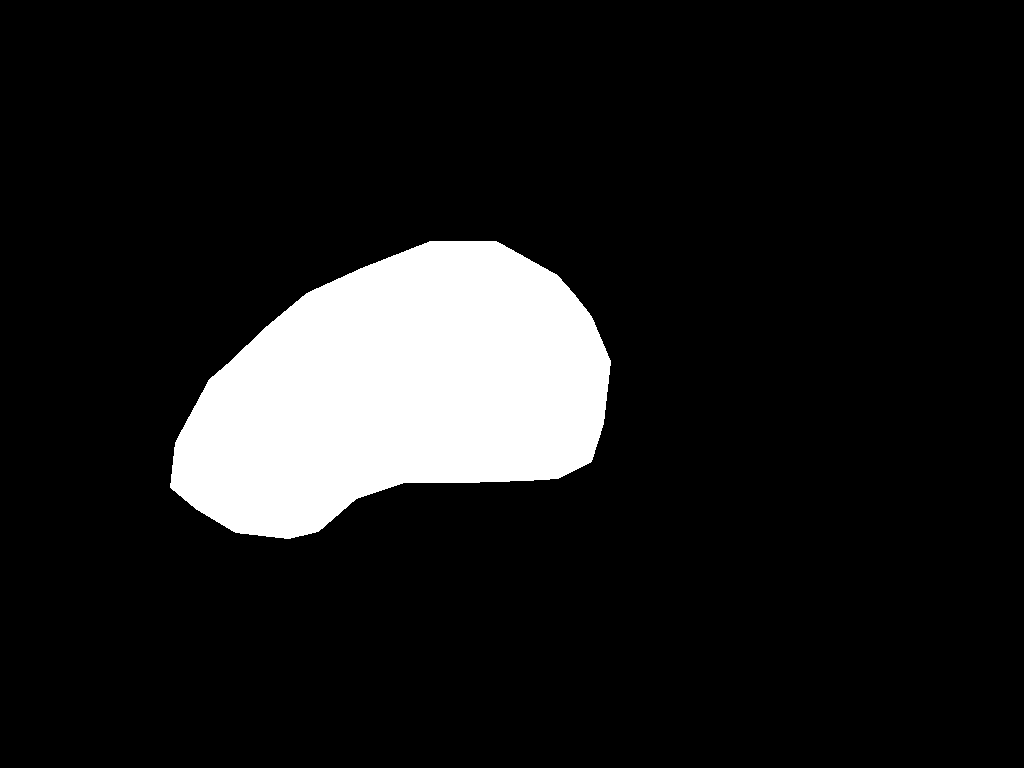
#> input picture kidneyUS-main copia/labels/reviewed_masks_1/capsule/100_IM-0246-0082_anon.png, 1024 x 768 px, given as the content of the folder /Users/ada/Desktop/SegRENE/dataset_segmentation/train/images, which was not available
$ jupyter execute --allow-errors 'Rete_segmentation_Kidney copia.ipynb'   (text cells are left out)
#> lines starting #> are read from the running program, lines starting #| are printed output that depends on the picture; after the words box and inside, x2 and y2 are one past the last pixel; in counts of white or black regions, pixels touching at a corner belong together; pictures that were not available may be replaced by others from this repository, and a replacement may not be noted
[cell 1]
# Le dipendenze sono già installate nel venv
# !pip install -q scikit-image plotly nibabel opencv-python-headless

[cell 2]
import os
import random
import numpy as np
import warnings
from tqdm import tqdm
from glob import glob
from pathlib import Path

import matplotlib.pyplot as plt
from matplotlib.colors import ListedColormap

from PIL import Image
import cv2

import torch
import torch.nn as nn
import torch.nn.functional as F
import torch.optim as optim
from torch.utils.data import Dataset, DataLoader
from torchvision import transforms

from sklearn.model_selection import train_test_split

warnings.filterwarnings('ignore')

SEED = 42
random.seed(SEED)
np.random.seed(SEED)
torch.manual_seed(SEED)
#> (this line was passed over: torch is not available in this run)
torch.backends.cudnn.deterministic = True

#> (the rest of this cell did not finish here and is left out)

[cell 3]
# Dataset paths
BASE_DIR = Path("/Users/ada/Desktop/SegRENE")
DATA_DIR = BASE_DIR / "dataset_segmentation"

TRAIN_DIR = DATA_DIR / "train"
VAL_DIR = DATA_DIR / "val"
TEST_DIR = DATA_DIR / "test"
OUTPUT_DIR = BASE_DIR / "outputs"
OUTPUT_DIR.mkdir(exist_ok=True)

NUM_CLASSES = 5
CLASS_NAMES = ['Background', 'Capsule', 'CEC', 'Medulla', 'Cortex']
CLASS_COLORS = [
    (0, 0, 0),
    (180, 80, 80),
    (80, 80, 180),
    (80, 180, 80),
    (180, 180, 80),
]

CMAP = ListedColormap([tuple(c/255 for c in color) for color in CLASS_COLORS])

# Hyperparameters
IMG_SIZE = 256
BATCH_SIZE = 8
LR = 1e-3
N_EPOCHS = 50
PATIENCE = 15

# Class weights (inverse frequency)
#> (the rest of this cell did not finish here and is left out)

[cell 4]
def load_split_paths(split_dir):
    """Load image-mask pairs for a split."""
    images_dir = split_dir / "images"
    masks_dir = split_dir / "masks_class"

    image_paths = sorted(list(images_dir.glob("*.png")))

    pairs = []
    for img_path in image_paths:
        mask_path = masks_dir / img_path.name
        if mask_path.exists():
            pairs.append((img_path, mask_path))

    return pairs

train_pairs = load_split_paths(TRAIN_DIR)
val_pairs = load_split_paths(VAL_DIR)
test_pairs = load_split_paths(TEST_DIR)

print(f"Train: {len(train_pairs)}")
print(f"Val: {len(val_pairs)}")
print(f"Test: {len(test_pairs)}")

[cell 5]
def visualize_multiclass_sample(img_path, mask_path):
    """Visualize US image with multiclass mask."""
    img = np.array(Image.open(img_path).convert('L'))
#> img is the input picture: shape (768, 1024); values 0 (black) and 1 (white), 11.3% white; 1 white region, box (x1, y1, x2, y2) and area: (170, 241, 611, 539) 88945
    mask = np.array(Image.open(mask_path))

    mask_rgb = np.zeros((*mask.shape, 3), dtype=np.uint8)
    for class_id, color in enumerate(CLASS_COLORS):
        mask_rgb[mask == class_id] = color

    img_rgb = np.stack([img, img, img], axis=-1)
    overlay = (0.6 * img_rgb + 0.4 * mask_rgb).astype(np.uint8)
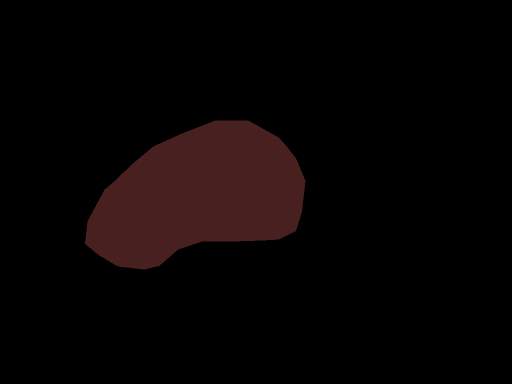
#> overlay: shape (768, 1024, 3) (shown at 1/2 size); mean of channels 0, 1, 2 8.1, 3.6, 3.6; drawn as R, G, B

    fig, axes = plt.subplots(1, 3, figsize=(15, 5))

    axes[0].imshow(img, cmap='gray')
    axes[0].set_title('US Image')
    axes[0].axis('off')

    axes[1].imshow(mask, cmap=CMAP, vmin=0, vmax=4)
    axes[1].set_title('Multiclass Mask')
    axes[1].axis('off')

    axes[2].imshow(overlay)
    axes[2].set_title('Overlay')
    axes[2].axis('off')

    patches = [plt.Rectangle((0,0), 1, 1, fc=tuple(c/255 for c in color))
               for color in CLASS_COLORS]
    fig.legend(patches, CLASS_NAMES, loc='lower center', ncol=5)

    plt.tight_layout()
    plt.subplots_adjust(bottom=0.15)
    plt.show()
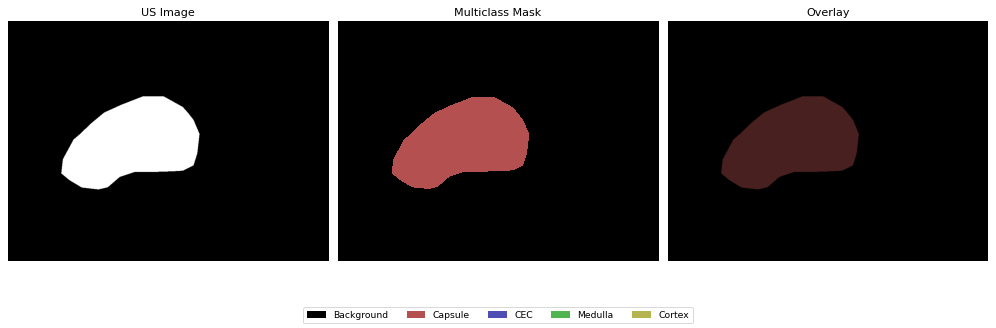
#> figure drawn by matplotlib, 3 panels

for img_path, mask_path in random.sample(train_pairs, min(3, len(train_pairs))):
    visualize_multiclass_sample(img_path, mask_path)

[cell 6]
import torchvision.transforms.functional as TF
from scipy.ndimage import gaussian_filter, map_coordinates


# [62 lines left out: functions elastic_transform, cutout, grid_distortion, not called in this run]


class KidneyMulticlassDataset(Dataset):
    """Dataset for kidney multiclass segmentation with augmentation."""

    def __init__(self, pairs, img_size=256, augment=False, num_classes=5):
        self.pairs = pairs
        self.img_size = img_size
        self.augment = augment
        self.num_classes = num_classes

    def __len__(self):
        return len(self.pairs)

    def _add_gaussian_noise(self, img_tensor, std=0.05):
        noise = torch.randn_like(img_tensor) * std
        return torch.clamp(img_tensor + noise, 0, 1)

    # [68 lines left out: function __getitem__, not called in this run]

[cell 7]
train_ds = KidneyMulticlassDataset(train_pairs, IMG_SIZE, augment=True, num_classes=NUM_CLASSES)
val_ds = KidneyMulticlassDataset(val_pairs, IMG_SIZE, augment=False, num_classes=NUM_CLASSES)
test_ds = KidneyMulticlassDataset(test_pairs, IMG_SIZE, augment=False, num_classes=NUM_CLASSES)

#> (the rest of this cell did not finish here and is left out)

[cell 8]
# Blocchi base della rete

class DoubleConv(nn.Module):
    """Due conv 3x3 con BN e ReLU."""
    def __init__(self, in_ch, out_ch):
        super().__init__()
        self.block = nn.Sequential(
            nn.Conv2d(in_ch, out_ch, 3, padding=1, bias=False),
            nn.BatchNorm2d(out_ch),
            nn.ReLU(inplace=True),
            nn.Conv2d(out_ch, out_ch, 3, padding=1, bias=False),
            nn.BatchNorm2d(out_ch),
            nn.ReLU(inplace=True)
        )

    def forward(self, x):
        return self.block(x)


class ResBlock(nn.Module):
    """Residual Block con skip connection."""
    def __init__(self, in_ch, out_ch):
        super().__init__()
        self.conv = DoubleConv(in_ch, out_ch)
        self.skip = nn.Conv2d(in_ch, out_ch, 1) if in_ch != out_ch else nn.Identity()

    def forward(self, x):
        return F.relu(self.conv(x) + self.skip(x))


class AttentionGate(nn.Module):
    """Attention Gate per filtrare features irrilevanti nelle skip connections."""
    # [27 lines left out: functions __init__, forward, not called in this run]


class ResUNetAttention(nn.Module):
    """
    Res-UNet con Attention Gates per segmentazione multiclasse.
    Deep Supervision durante il training.
    """
    def __init__(self, in_channels=1, num_classes=5, base_features=64):
        super().__init__()

        f = base_features

        # Encoder
        self.enc0 = ResBlock(in_channels, f)
        self.pool0 = nn.MaxPool2d(2)

        self.enc1 = ResBlock(f, f*2)
        self.pool1 = nn.MaxPool2d(2)

        self.enc2 = ResBlock(f*2, f*4)
        self.pool2 = nn.MaxPool2d(2)

        self.enc3 = ResBlock(f*4, f*8)
        self.pool3 = nn.MaxPool2d(2)

        self.enc4 = ResBlock(f*8, f*16)
        self.pool4 = nn.MaxPool2d(2)

        # Bottleneck
        self.bottleneck = ResBlock(f*16, f*16)

        # Attention Gates
        self.att4 = AttentionGate(F_g=f*16, F_l=f*16, F_int=f*8)
        self.att3 = AttentionGate(F_g=f*8, F_l=f*8, F_int=f*4)
        self.att2 = AttentionGate(F_g=f*4, F_l=f*4, F_int=f*2)
        self.att1 = AttentionGate(F_g=f*2, F_l=f*2, F_int=f)
        self.att0 = AttentionGate(F_g=f, F_l=f, F_int=f//2)

        # Decoder
        self.up4 = nn.ConvTranspose2d(f*16, f*16, 2, stride=2)
        self.dec4 = ResBlock(f*32, f*8)

        self.up3 = nn.ConvTranspose2d(f*8, f*8, 2, stride=2)
        self.dec3 = ResBlock(f*16, f*4)

        self.up2 = nn.ConvTranspose2d(f*4, f*4, 2, stride=2)
        self.dec2 = ResBlock(f*8, f*2)

        self.up1 = nn.ConvTranspose2d(f*2, f*2, 2, stride=2)
        self.dec1 = ResBlock(f*4, f)

        self.up0 = nn.ConvTranspose2d(f, f, 2, stride=2)
        self.dec0 = ResBlock(f*2, f)

        # Final output
        self.final = nn.Conv2d(f, num_classes, 1)

        # Auxiliary outputs for deep supervision
        self.aux4 = nn.Conv2d(f*8, num_classes, 1)
        self.aux3 = nn.Conv2d(f*4, num_classes, 1)
        self.aux2 = nn.Conv2d(f*2, num_classes, 1)

    # [50 lines left out: function forward, not called in this run]


# Model test

#> (the rest of this cell did not finish here and is left out)

[cell 9]
# LOVASZ-SOFTMAX LOSS
# Ottimizza direttamente l'IoU (Jaccard Index)
# Paper: "The Lovász-Softmax Loss" (Berman et al., CVPR 2018)

# [283 lines left out: functions lovasz_grad, lovasz_softmax_flat, lovasz_grad_from_sorted, lovasz_softmax, focal_loss, dice_loss_multiclass and 6 more, not called in this run]


# Setup training

#> (the rest of this cell did not finish here and is left out)


optimizer = optim.AdamW(model.parameters(), lr=LR, weight_decay=1e-3)

steps_per_epoch = len(train_loader) if 'train_loader' in dir() else (373 // BATCH_SIZE + 1)
total_steps = N_EPOCHS * steps_per_epoch

scheduler = optim.lr_scheduler.OneCycleLR(
    optimizer,
    max_lr=LR * 3,
    total_steps=total_steps,
    pct_start=0.1,
    anneal_strategy='cos',
    div_factor=10,
    final_div_factor=100
)

print("=" * 70)
print("TRAINING CONFIGURATION")
print("=" * 70)
print(f"Model: ResUNetAttention with 5 Attention Gates")
print(f"Loss: Focal(25%) + Dice(25%) + Lovasz(35%) + Boundary(15%)")
print(f"Scheduler: OneCycleLR (max_lr={LR * 3:.4f}, warmup=10%)")
print(f"Class weights: {CLASS_WEIGHTS.cpu().numpy()}")
print("=" * 70)

[cell 10]
# Training Loop

MODEL_SAVE_PATH = OUTPUT_DIR / 'best_resunet_v3.pth'

history = {
    'train_loss': [], 'val_loss': [],
    'train_dice': [], 'val_dice': [],
    'train_iou': [], 'val_iou': [],
    'lr': []
}

best_val_dice = 0.0
epochs_no_improve = 0

train_ds = KidneyMulticlassDataset(train_pairs, IMG_SIZE, augment=True, num_classes=NUM_CLASSES)
val_ds = KidneyMulticlassDataset(val_pairs, IMG_SIZE, augment=False, num_classes=NUM_CLASSES)
test_ds = KidneyMulticlassDataset(test_pairs, IMG_SIZE, augment=False, num_classes=NUM_CLASSES)

#> (the rest of this cell did not finish here and is left out)

[cell 11]
# Plot training history con LR curve
fig, axes = plt.subplots(1, 3, figsize=(18, 5))

# Loss
axes[0].plot(history['train_loss'], label='Train Loss', color='blue')
axes[0].plot(history['val_loss'], label='Val Loss', color='orange')
axes[0].set_xlabel('Epoch')
axes[0].set_ylabel('Loss')
axes[0].set_title('Training & Validation Loss')
axes[0].legend()
axes[0].grid(True, alpha=0.3)

# Dice
axes[1].plot(history['train_dice'], label='Train Dice', color='blue')
axes[1].plot(history['val_dice'], label='Val Dice', color='orange')
axes[1].set_xlabel('Epoch')
axes[1].set_ylabel('Dice Score')
axes[1].set_title('Training & Validation Dice (mean, no background)')
axes[1].legend()
axes[1].grid(True, alpha=0.3)

# Learning Rate (OneCycleLR)
axes[2].plot(history['lr'], label='Learning Rate', color='green')
axes[2].set_xlabel('Epoch')
axes[2].set_ylabel('Learning Rate')
axes[2].set_title('OneCycleLR Schedule')
axes[2].legend()
axes[2].grid(True, alpha=0.3)
axes[2].set_yscale('log')

plt.tight_layout()
plt.savefig(OUTPUT_DIR / 'training_curves_v2.png', dpi=150)
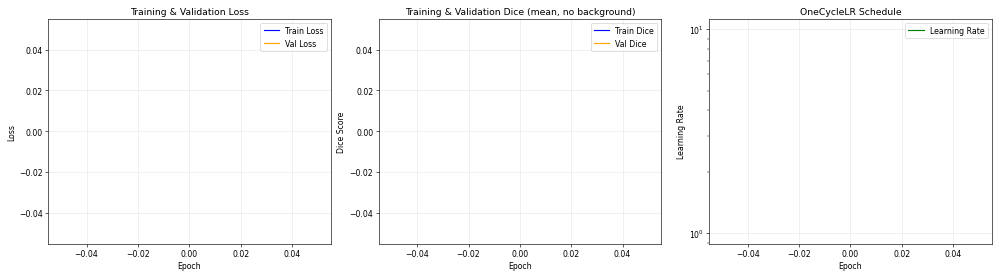
#> figure drawn by matplotlib, 3 panels
plt.show()

#> (a cell that did not finish here is left out)

[cell 13]
# [48 lines left out: function visualize_predictions_multiclass, not called in this run]

#> (the rest of this cell did not finish here and is left out)

[cell 14]
from sklearn.metrics import confusion_matrix
import seaborn as sns

all_preds = []
all_targets = []

#> (the rest of this cell did not finish here and is left out)

[cell 15]
# Configurazioni da testare
SWEEP_CONFIGS = [
    {
        'name': 'Config 1: Baseline',
        'class_weights': [0.1, 2.5, 4.0, 7.0, 12.0],
        'focal_gamma': 2.0,
        'lovasz_weight': 0.35,
        'lr': 1e-3,
        'n_epochs': 30,
    },
    {
        'name': 'Config 2: Pesi Cortex/Medulla',
        'class_weights': [0.1, 3.0, 3.5, 9.0, 16.0],
        'focal_gamma': 2.5,
        'lovasz_weight': 0.40,
        'lr': 1e-3,
        'n_epochs': 30,
    },
    {
        'name': 'Config 3: Lovasz dominante',
        'class_weights': [0.1, 3.0, 4.0, 8.0, 14.0],
        'focal_gamma': 2.0,
        'lovasz_weight': 0.50,
        'lr': 1e-3,
        'n_epochs': 30,
    },
]

# [76 lines left out: function train_with_config, not called in this run]


print("=" * 80)
print("HYPERPARAMETER SWEEP")
print("=" * 80)
print(f"\nConfigurations: {len(SWEEP_CONFIGS)}")
print(f"Epochs per config: 30 (early stopping, patience=10)")
print(f"Evaluation: TTA on test set\n")

sweep_results = []

#> (the rest of this cell did not finish here and is left out)

[cell 16]
# Riepilogo sweep e selezione best config

print("=" * 80)
print("HYPERPARAMETER SWEEP SUMMARY")
print("=" * 80)

sweep_results_sorted = sorted(sweep_results, key=lambda x: x['test_mean'], reverse=True)

print(f"\n{'Rank':<5} {'Config':<35} {'Val Dice':>10} {'Test Dice':>10}")
print("-" * 65)

for rank, res in enumerate(sweep_results_sorted, 1):
    marker = "*" if rank == 1 else " "
    print(f"{marker}{rank:<4} {res['config']['name']:<35} {res['val_dice']:>9.2f}% {res['test_mean']:>9.2f}%")

print("-" * 65)

#> (the rest of this cell did not finish here and is left out)

$ run again, on kidneyUS-main copia/labels/reviewed_masks_1/capsule/118_IM-0230-0053_anon.png
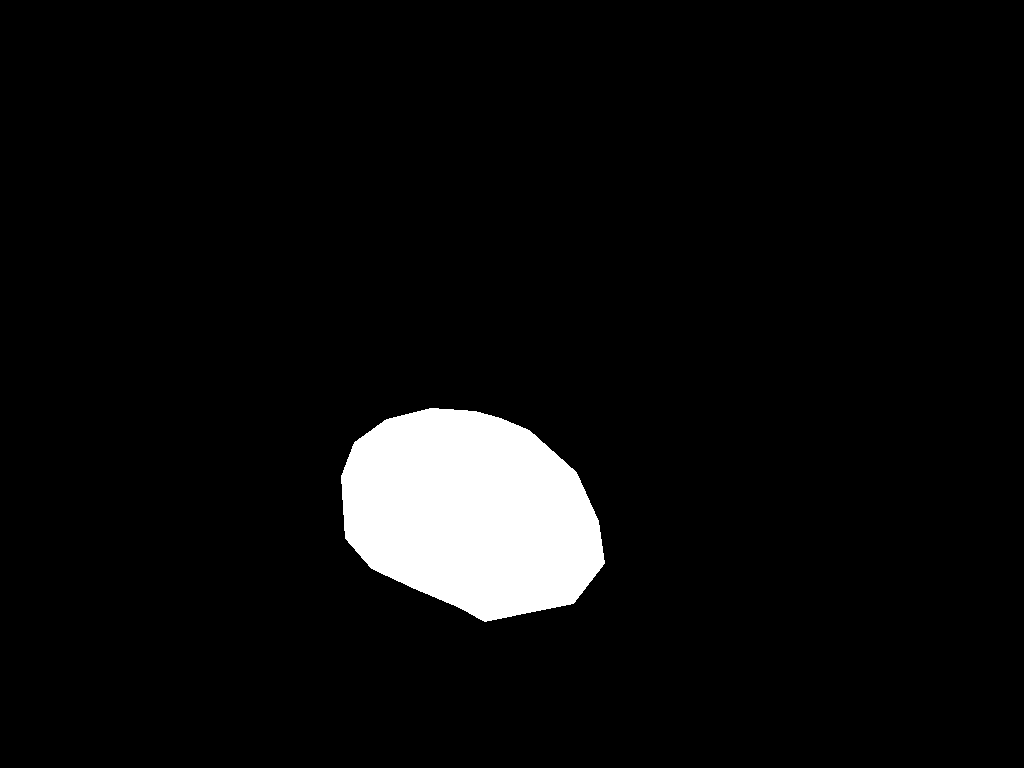
#> input picture kidneyUS-main copia/labels/reviewed_masks_1/capsule/118_IM-0230-0053_anon.png, 1024 x 768 px, given as the content of the folder /Users/ada/Desktop/SegRENE/dataset_segmentation/train/images, which was not available
#> in visualize_multiclass_sample, img is the input picture: shape (768, 1024); values 0 (black) and 1 (white), 5.3% white; 1 white region, box (x1, y1, x2, y2) and area: (341, 408, 605, 622) 41978
#> in visualize_multiclass_sample, `overlay = (0.6 * img_rgb + 0.4 * mask_rgb).astype(np.uint8)`:
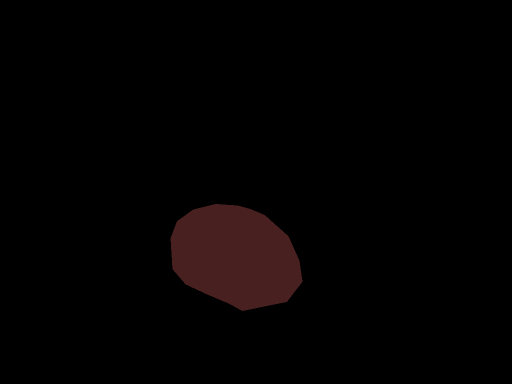
#> overlay: shape (768, 1024, 3) (shown at 1/2 size); mean of channels 0, 1, 2 3.8, 1.7, 1.7; drawn as R, G, B
#> in visualize_multiclass_sample, `plt.show()`:
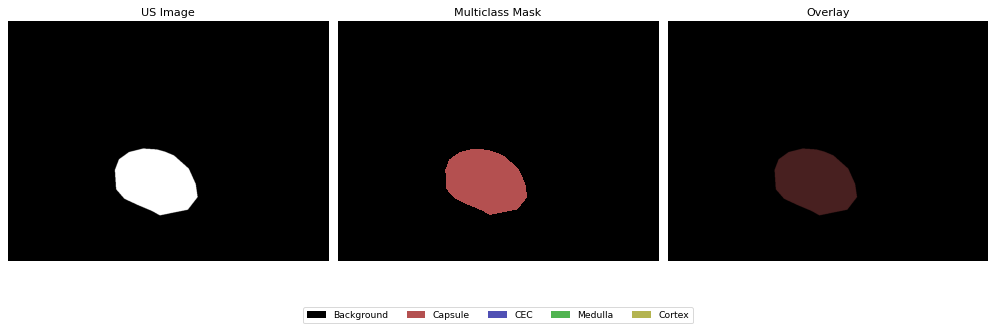
#> figure drawn by matplotlib, 3 panels

$ run again, on kidneyUS-main copia/labels/reviewed_masks_1/capsule/124_IM-0005-0003_anon.png
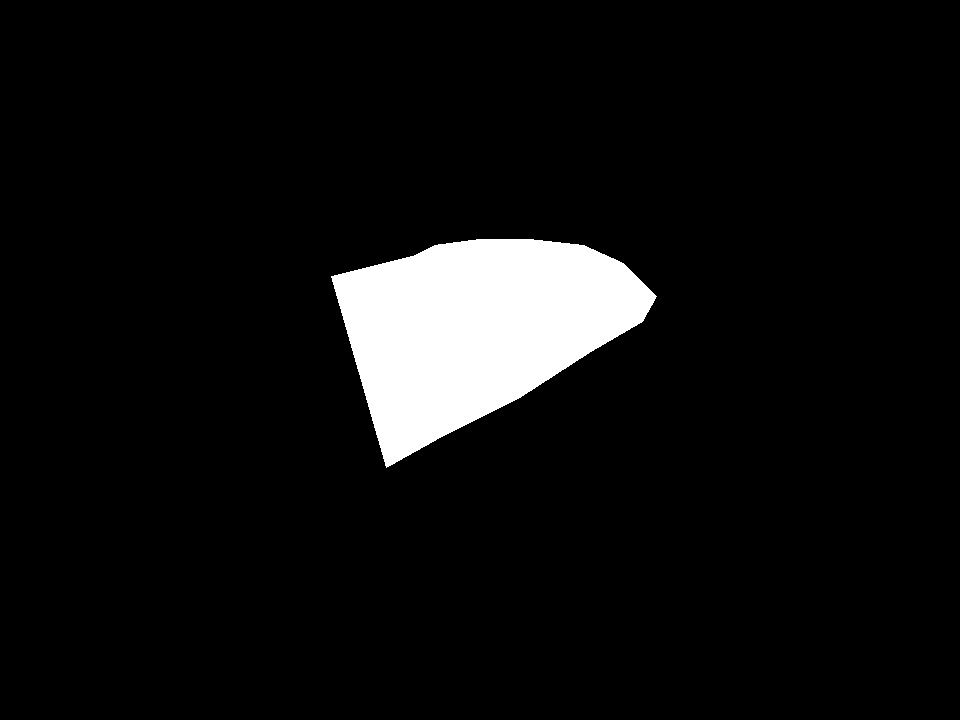
#> input picture kidneyUS-main copia/labels/reviewed_masks_1/capsule/124_IM-0005-0003_anon.png, 960 x 720 px, given as the content of the folder /Users/ada/Desktop/SegRENE/dataset_segmentation/train/images, which was not available
#> in visualize_multiclass_sample, img is the input picture: shape (720, 960); values 0 (black) and 1 (white), 6.4% white; 1 white region, box (x1, y1, x2, y2) and area: (331, 239, 657, 468) 44203
#> in visualize_multiclass_sample, `overlay = (0.6 * img_rgb + 0.4 * mask_rgb).astype(np.uint8)`:
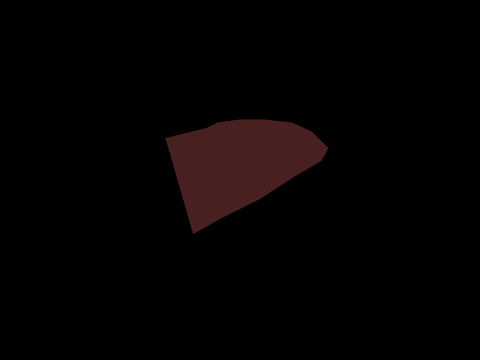
#> overlay: shape (720, 960, 3) (shown at 1/2 size); mean of channels 0, 1, 2 4.6, 2, 2; drawn as R, G, B
#> in visualize_multiclass_sample, `plt.show()`:
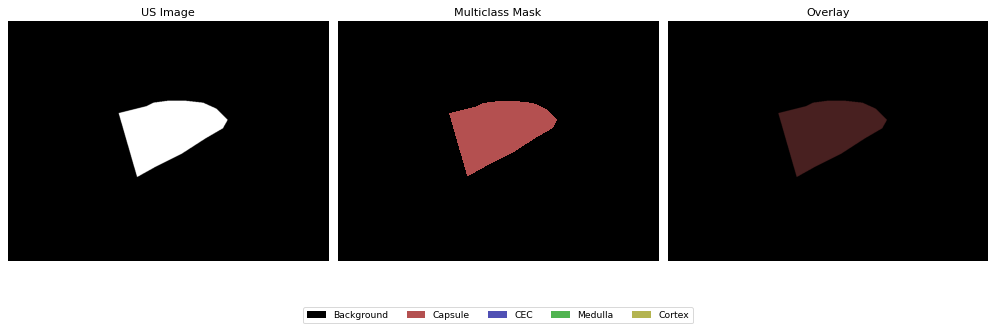
#> figure drawn by matplotlib, 3 panels
